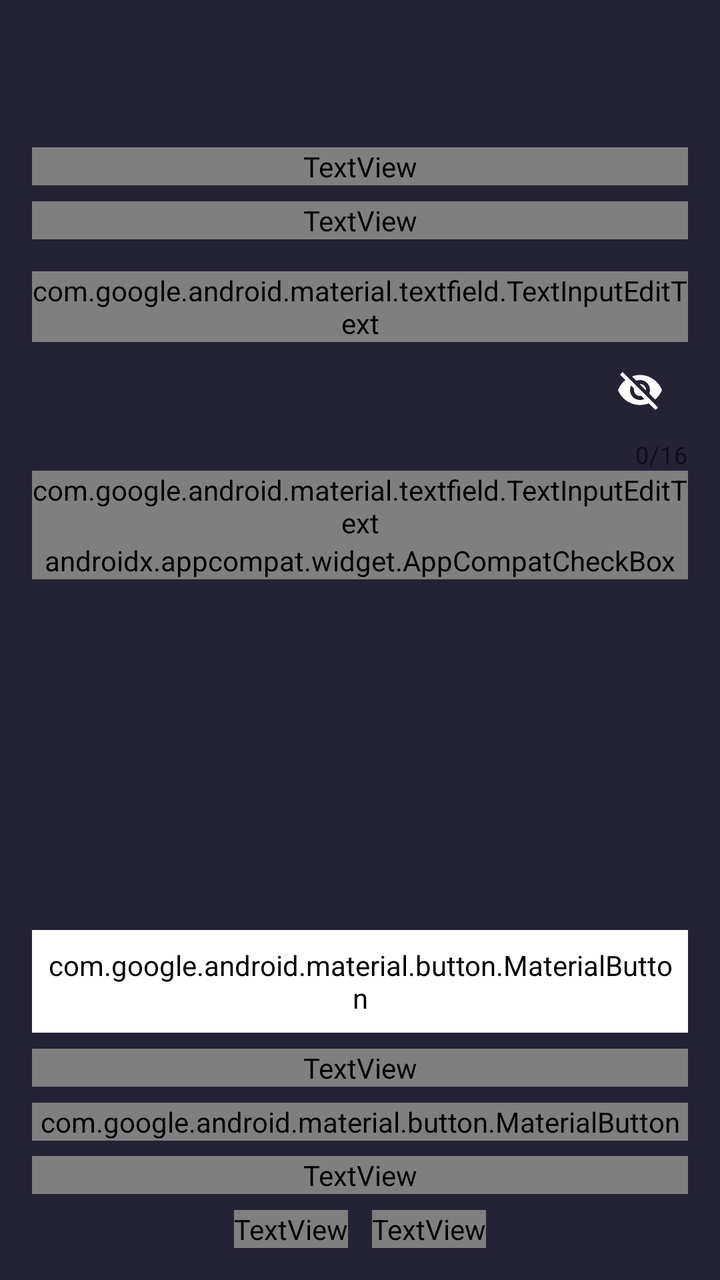
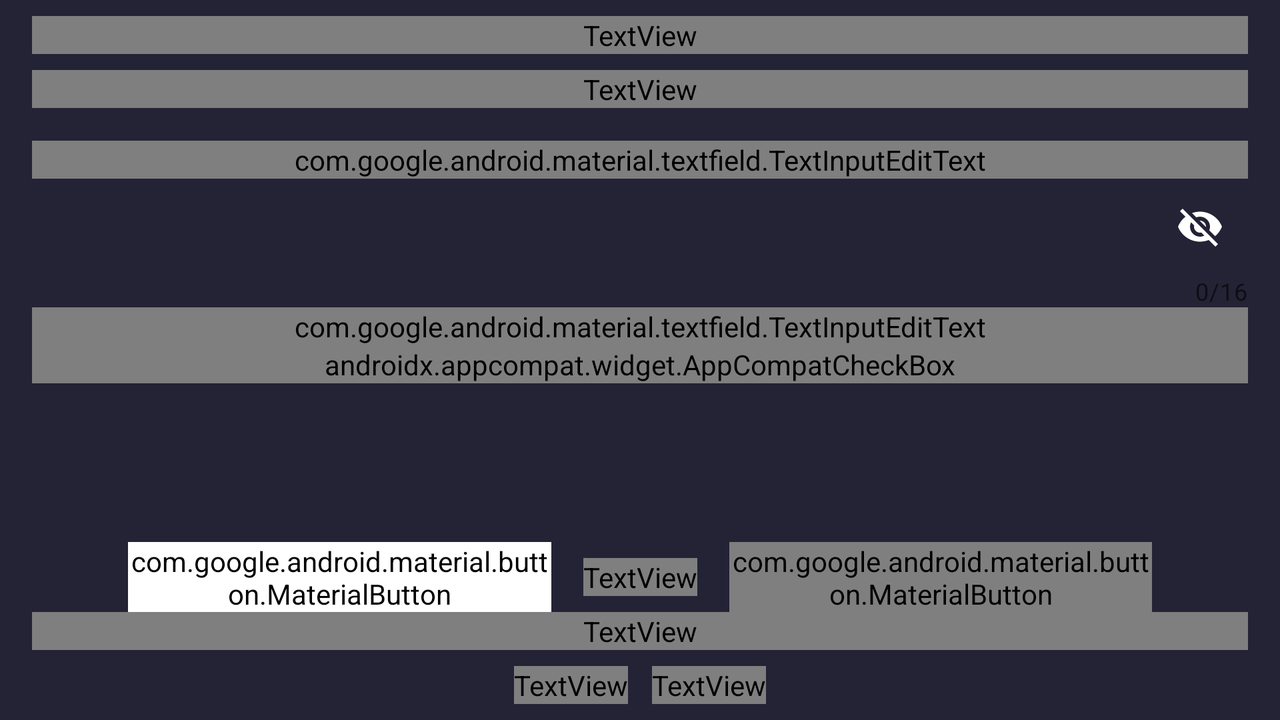

Two renders of one Android screen. The first uses the default layout on a phone; the second uses the alternative layout the repository ships for a different screen configuration, on a matching device. The two XML files are below.
<!-- AndroidManifest.xml: application theme Theme.MyProfile -->
<!-- res/layout/activity_auth.xml -->
<?xml version="1.0" encoding="utf-8"?>
<androidx.constraintlayout.widget.ConstraintLayout xmlns:android="http://schemas.android.com/apk/res/android"
    xmlns:tools="http://schemas.android.com/tools"
    android:layout_width="match_parent"
    android:layout_height="match_parent"
    xmlns:app="http://schemas.android.com/apk/res-auto"
    android:background="@color/view_color">

    <androidx.constraintlayout.widget.Guideline
        android:id="@+id/content_start"
        android:layout_width="0dp"
        android:layout_height="0dp"
        app:layout_constraintGuide_begin="@dimen/profile_guideline_vertical_margin"
        android:orientation="vertical"
        />

    <androidx.constraintlayout.widget.Guideline
        android:id="@+id/content_end"
        android:layout_width="0dp"
        android:layout_height="0dp"
        app:layout_constraintGuide_end="@dimen/profile_guideline_vertical_margin"
        android:orientation="vertical"
        />

    <androidx.constraintlayout.widget.Guideline
        android:id="@+id/content_top"
        android:layout_width="0dp"
        android:layout_height="0dp"
        app:layout_constraintGuide_begin="@dimen/profile_guideline_horizontal_margin"
        android:orientation="horizontal"
        />

    <androidx.constraintlayout.widget.Guideline
        android:id="@+id/content_bottom"
        android:layout_width="0dp"
        android:layout_height="0dp"
        app:layout_constraintGuide_end="@dimen/profile_guideline_horizontal_margin"
        android:orientation="horizontal"
        />


    <androidx.constraintlayout.helper.widget.Flow
        android:id="@+id/flow_title_text"
        android:layout_width="0dp"
        android:layout_height="wrap_content"
        app:constraint_referenced_ids="textview_label_1, textview_label_2"
        android:orientation="vertical"
        app:flow_verticalStyle="packed"
        app:flow_verticalGap="@dimen/margin_small"

        app:layout_constraintTop_toTopOf="@id/content_top"
        app:layout_constraintStart_toStartOf="@id/content_start"
        app:layout_constraintEnd_toEndOf="@id/content_end"
        app:layout_constraintBottom_toBottomOf="parent"
        app:layout_constraintVertical_bias="0.1"
        />

    <TextView
        android:id="@+id/textview_label_1"
        android:layout_width="0dp"
        android:layout_height="wrap_content"
        style="@style/open_sans_font"
        android:gravity="center"
        android:text="@string/let_s_get_acquainted"
        android:textColor="@color/main_text_color"
        android:textSize="@dimen/auth_title_text_size"
        />

    <TextView
        android:id="@+id/textview_label_2"
        style="@style/open_sans_font"
        android:layout_width="0dp"
        android:layout_height="wrap_content"
        android:gravity="center"
        android:text="@string/fill_out_the_profile_and_go_to_the_application"
        android:textColor="@color/main_text_color"
        android:textSize="@dimen/auth_text_size_medium"
        tools:ignore="MissingConstraints" />

    <androidx.constraintlayout.helper.widget.Flow
        android:id="@+id/flow_data_containers"
        android:layout_width="0dp"
        android:layout_height="wrap_content"
        app:constraint_referenced_ids="email_container, password_container, remember_me_checkbox"
        android:orientation="vertical"
        app:flow_verticalStyle="packed"
        android:layout_marginTop="@dimen/margin_medium"

        app:layout_constraintTop_toBottomOf="@id/flow_title_text"
        app:layout_constraintStart_toStartOf="@id/content_start"
        app:layout_constraintEnd_toEndOf="@id/content_end"
        />

    <com.google.android.material.textfield.TextInputLayout
        android:id="@+id/email_container"
        android:layout_width="0dp"
        android:layout_height="wrap_content"
        style="@style/edit_text_auth_activity"
        app:errorEnabled="true"
        app:helperTextTextColor="@color/color_error_msg">

        <com.google.android.material.textfield.TextInputEditText
            android:id="@+id/email_edit_text"
            android:layout_width="match_parent"
            android:layout_height="wrap_content"
            android:lines="1"
            android:textColor="@color/color_edit_text" />

    </com.google.android.material.textfield.TextInputLayout>

    <com.google.android.material.textfield.TextInputLayout
        android:id="@+id/password_container"
        android:layout_width="0dp"
        android:layout_height="wrap_content"
        style="@style/edit_text_auth_activity"
        app:counterEnabled="true"
        app:counterMaxLength="16"
        app:errorEnabled="true"

        app:passwordToggleEnabled="true"
        app:passwordToggleTint="@color/gray_edit_text"

        android:hint="@string/password"
        tools:ignore="MissingConstraints">

        <com.google.android.material.textfield.TextInputEditText
            android:id="@+id/password_edit_text"
            android:layout_width="match_parent"
            android:layout_height="wrap_content"
            android:inputType="textPassword"
            android:lines="1"
            android:maxLength="16"
            android:textColor="@color/color_edit_text" />

    </com.google.android.material.textfield.TextInputLayout>

    <androidx.appcompat.widget.AppCompatCheckBox
        android:id="@+id/remember_me_checkbox"
        style="@style/open_sans_font"
        android:layout_width="0dp"
        android:layout_height="wrap_content"

        android:buttonTint="@color/main_text_color"
        android:text="@string/remember_me"
        android:textColor="@color/gray_edit_text"
        android:textSize="@dimen/auth_text_size_big"
        tools:ignore="MissingConstraints" />

    <androidx.constraintlayout.helper.widget.Flow
        android:id="@+id/flow_buttons"
        android:layout_width="0dp"
        android:layout_height="wrap_content"
        app:constraint_referenced_ids="button_google, textview_or, button_register"
        android:orientation="vertical"
        app:flow_verticalStyle="packed"
        app:flow_verticalGap="@dimen/auth_buttons_gap"
        android:layout_marginBottom="@dimen/margin_medium"

        app:layout_constraintTop_toBottomOf="@+id/flow_data_containers"
        app:layout_constraintBottom_toTopOf="@id/textview_terms"
        app:layout_constraintVertical_bias="1"
        app:layout_constraintStart_toStartOf="@id/content_start"
        app:layout_constraintEnd_toEndOf="@id/content_end"
        />


    <com.google.android.material.button.MaterialButton
        android:id="@+id/button_google"
        style="@style/open_sans_font"
        android:layout_width="0dp"
        android:layout_height="wrap_content"

        app:cornerRadius="@dimen/auth_google_button_radius"
        app:icon="@drawable/google_btn_icon"
        app:iconGravity="textStart"
        app:iconTintMode="multiply"

        android:backgroundTint="@color/white"
        android:insetTop="0dp"
        android:insetBottom="0dp"
        android:padding="@dimen/padding_small"
        android:text="@string/google"
        android:textColor="@color/google_btn_text"
        android:textSize="@dimen/auth_button_text_size" />

    <TextView
        android:id="@+id/textview_or"
        style="@style/open_sans_font"
        android:layout_width="0dp"
        android:layout_height="wrap_content"
        android:gravity="center"
        android:text="@string/or"
        android:textColor="@color/main_text_color"
        android:textSize="@dimen/auth_text_size_largest"
        tools:ignore="MissingConstraints" />


    <com.google.android.material.button.MaterialButton
        android:id="@+id/button_register"
        android:layout_width="0dp"
        android:layout_height="wrap_content"

        style="@style/open_sans_font"
        android:gravity="center"
        android:text="@string/register"
        android:textAllCaps="true"
        android:textColor="@color/main_text_color"
        android:textSize="@dimen/auth_button_text_size"

        app:cornerRadius="@dimen/profile_view_contacts_corner_radius"
        android:insetTop="0dp"
        android:insetBottom="0dp"

        app:strokeColor="@color/orange"
        app:strokeWidth="@dimen/auth_register_button_stroke_width"
        tools:ignore="MissingConstraints" />

    <TextView
        android:id="@+id/textview_terms"
        android:layout_width="0dp"
        android:layout_height="wrap_content"
        android:layout_marginBottom="@dimen/margin_small"

        style="@style/open_sans_font"
        android:gravity="center"
        android:text="@string/terms_text_portrait"
        android:textColor="@color/main_text_color"
        android:textFontWeight="400"
        android:textSize="@dimen/auth_text_size_medium"

        app:layout_constraintStart_toStartOf="@id/content_start"
        app:layout_constraintEnd_toEndOf="@id/content_end"
        app:layout_constraintBottom_toTopOf="@id/flow_textview_sign_in"
        />

    <androidx.constraintlayout.helper.widget.Flow
        android:id="@+id/flow_textview_sign_in"
        android:layout_width="0dp"
        android:layout_height="wrap_content"
        app:constraint_referenced_ids="textview_have_acc, textview_sign_in"
        android:orientation="horizontal"
        app:flow_horizontalStyle="packed"
        app:flow_horizontalGap="@dimen/auth_sign_in_texts_gap"

        app:layout_constraintStart_toStartOf="@id/content_start"
        app:layout_constraintEnd_toEndOf="@id/content_end"
        app:layout_constraintBottom_toBottomOf="@id/content_bottom"
        />

    <TextView
        android:id="@+id/textview_have_acc"
        style="@style/open_sans_font"
        android:layout_width="wrap_content"
        android:layout_height="wrap_content"
        android:text="@string/already_have_an_account"
        android:textColor="@color/gray_edit_text"
        android:textSize="@dimen/auth_text_size_big"

        />

    <TextView
        android:id="@+id/textview_sign_in"
        android:layout_width="wrap_content"
        android:layout_height="wrap_content"

        style="@style/open_sans_font"
        android:text="@string/sign_in"
        android:textColor="@color/main_text_color"
        android:textSize="@dimen/auth_text_size_big"
        tools:ignore="MissingConstraints" />

</androidx.constraintlayout.widget.ConstraintLayout>
<!-- resources referenced by this layout -->
<resources>
  <color name="orange">#FB5E06</color>
  <color name="view_color">#242235</color>
  <color name="white">#FFFFFFFF</color>
  <dimen name="auth_button_text_size">16sp</dimen>
  <dimen name="auth_buttons_gap">8dp</dimen>
  <dimen name="auth_google_button_radius">6dp</dimen>
  <dimen name="auth_register_button_stroke_width">2dp</dimen>
  <dimen name="auth_sign_in_texts_gap">12dp</dimen>
  <dimen name="auth_text_size_big">14sp</dimen>
  <dimen name="auth_text_size_largest">18sp</dimen>
  <dimen name="auth_text_size_medium">12sp</dimen>
  <dimen name="auth_title_text_size">24sp</dimen>
  <dimen name="margin_medium">16dp</dimen>
  <dimen name="margin_small">8dp</dimen>
  <dimen name="padding_small">8dp</dimen>
  <dimen name="profile_guideline_horizontal_margin">16dp</dimen>
  <dimen name="profile_guideline_vertical_margin">16dp</dimen>
  <dimen name="profile_view_contacts_corner_radius">6dp</dimen>
  <string name="already_have_an_account">Already have an account?</string>
  <string name="fill_out_the_profile_and_go_to_the_application">Fill out the profile and go to the application!</string>
  <string name="google">Google</string>
  <string name="let_s_get_acquainted">Let\'s get acquainted</string>
  <string name="or">or</string>
  <string name="password">Password</string>
  <string name="register">Register</string>
  <string name="remember_me">Remember me</string>
  <string name="sign_in">Sign in</string>
  <string name="terms_text_portrait">By clicking Register you agree to our Terms\nand Conditions</string>
  <style name="edit_text_auth_activity">
          <item name="android:hint">@string/email</item>
          <item name="android:theme">@style/TextColor</item>
          <item name="barrierDirection">bottom</item>
          <item name="hintAnimationEnabled">@string/email</item>
          <item name="hintEnabled">true</item>
          <item name="hintTextColor">@color/gray_edit_text</item>
          <item name="expandedHintEnabled">true</item>
          <item name="android:textColorHint">@color/gray_edit_text</item>
          <item name="boxBackgroundMode">none</item>
      </style>
  <style name="open_sans_font">
          <item name="android:fontFamily">@font/open_sans_regular</item>
          <item name="android:textFontWeight">600</item>
      </style>
  <style name="Theme.MyProfile" parent="Theme.MaterialComponents.DayNight.NoActionBar">
          
          <item name="colorPrimary">@color/view_color</item>
          <item name="colorPrimaryVariant">@color/white</item>
          <item name="colorOnPrimary">@color/light_gray</item>
          
          <item name="colorSecondary">@color/orange</item>
          <item name="colorSecondaryVariant">@color/teal_700</item>
          <item name="colorOnSecondary">@color/black</item>
          
          <item name="android:statusBarColor">@color/view_color</item>
          
      </style>
  <string name="email">Email</string>
  <style name="TextColor" parent="Theme.AppCompat.Light">
          <item name="colorControlNormal">@color/gray_edit_text</item>
          <item name="colorControlActivated">@color/gray_edit_text</item>
      </style>
  <color name="light_gray">#D3D3D3</color>
  <color name="teal_700">#FF018786</color>
  <color name="black">#FF000000</color>
</resources>
<!-- res/layout-land/activity_auth.xml (the repository's variant of the layout above) -->
<!-- drawn on the phone turned sideways -->
<?xml version="1.0" encoding="utf-8"?>
<androidx.constraintlayout.widget.ConstraintLayout xmlns:android="http://schemas.android.com/apk/res/android"
    xmlns:tools="http://schemas.android.com/tools"
    android:layout_width="match_parent"
    android:layout_height="match_parent"
    xmlns:app="http://schemas.android.com/apk/res-auto"
    android:background="@color/view_color">

    <androidx.constraintlayout.widget.Guideline
        android:id="@+id/content_start"
        android:layout_width="0dp"
        android:layout_height="0dp"
        app:layout_constraintGuide_begin="@dimen/auth_guideline_vertical_margin"
        android:orientation="vertical"
        />

    <androidx.constraintlayout.widget.Guideline
        android:id="@+id/content_end"
        android:layout_width="0dp"
        android:layout_height="0dp"
        app:layout_constraintGuide_end="@dimen/auth_guideline_vertical_margin"
        android:orientation="vertical"
        />

    <androidx.constraintlayout.widget.Guideline
        android:id="@+id/content_top"
        android:layout_width="0dp"
        android:layout_height="0dp"
        app:layout_constraintGuide_begin="@dimen/auth_guideline_horizontal_margin_landscape"
        android:orientation="horizontal"
        />

    <androidx.constraintlayout.widget.Guideline
        android:id="@+id/content_bottom"
        android:layout_width="0dp"
        android:layout_height="0dp"
        app:layout_constraintGuide_end="@dimen/auth_guideline_horizontal_margin_landscape"
        android:orientation="horizontal"
        />


    <androidx.constraintlayout.helper.widget.Flow
        android:id="@+id/flow_title_text"
        android:layout_width="0dp"
        android:layout_height="wrap_content"
        app:constraint_referenced_ids="textview_label_1, textview_label_2"
        android:orientation="vertical"
        app:flow_verticalStyle="packed"
        app:flow_verticalGap="@dimen/margin_small"

        app:layout_constraintTop_toTopOf="@id/content_top"
        app:layout_constraintStart_toStartOf="@id/content_start"
        app:layout_constraintEnd_toEndOf="@id/content_end"
        />

    <TextView
        android:id="@+id/textview_label_1"
        android:layout_width="0dp"
        android:layout_height="wrap_content"
        style="@style/open_sans_font"
        android:gravity="center"
        android:text="@string/let_s_get_acquainted"
        android:textColor="@color/main_text_color"
        android:textSize="@dimen/auth_title_text_size_landscape"
        />

    <TextView
        android:id="@+id/textview_label_2"
        style="@style/open_sans_font"
        android:layout_width="0dp"
        android:layout_height="wrap_content"
        android:gravity="center"
        android:text="@string/fill_out_the_profile_and_go_to_the_application"
        android:textColor="@color/main_text_color"
        android:textSize="@dimen/auth_text_size_medium"
        tools:ignore="MissingConstraints" />

    <androidx.constraintlayout.helper.widget.Flow
        android:id="@+id/flow_data_containers"
        android:layout_width="0dp"
        android:layout_height="wrap_content"
        app:constraint_referenced_ids="email_container, password_container, remember_me_checkbox"
        android:orientation="vertical"
        app:flow_verticalStyle="packed"

        app:layout_constraintTop_toBottomOf="@id/flow_title_text"
        app:layout_constraintStart_toStartOf="@id/content_start"
        app:layout_constraintEnd_toEndOf="@id/content_end"
        />

    <com.google.android.material.textfield.TextInputLayout
        android:id="@+id/email_container"
        android:layout_width="0dp"
        android:layout_height="wrap_content"
        style="@style/edit_text_auth_activity"
        app:errorEnabled="true"
        app:helperTextTextColor="@color/color_error_msg">

        <com.google.android.material.textfield.TextInputEditText
            android:id="@+id/email_edit_text"
            android:layout_width="match_parent"
            android:layout_height="wrap_content"
            android:textSize="@dimen/auth_text_size_big"
            android:lines="1"
            android:textColor="@color/color_edit_text" />

    </com.google.android.material.textfield.TextInputLayout>

    <com.google.android.material.textfield.TextInputLayout
        android:id="@+id/password_container"
        android:layout_width="0dp"
        android:layout_height="wrap_content"
        style="@style/edit_text_auth_activity"
        app:counterEnabled="true"
        app:counterMaxLength="16"
        app:errorEnabled="true"

        app:passwordToggleEnabled="true"
        app:passwordToggleTint="@color/gray_edit_text"

        android:hint="@string/password"
        tools:ignore="MissingConstraints">

        <com.google.android.material.textfield.TextInputEditText
            android:id="@+id/password_edit_text"
            android:layout_width="match_parent"
            android:layout_height="wrap_content"
            android:textSize="@dimen/auth_text_size_big"
            android:inputType="textPassword"
            android:lines="1"
            android:maxLength="16"
            android:textColor="@color/color_edit_text" />

    </com.google.android.material.textfield.TextInputLayout>

    <androidx.appcompat.widget.AppCompatCheckBox
        android:id="@+id/remember_me_checkbox"
        android:layout_width="0dp"
        android:layout_height="wrap_content"
        style="@style/open_sans_font"

        android:buttonTint="@color/main_text_color"
        android:text="@string/remember_me"
        android:textColor="@color/gray_edit_text"
        android:textSize="@dimen/auth_text_size_big"
        tools:ignore="MissingConstraints" />

    <androidx.constraintlayout.helper.widget.Flow
        android:id="@+id/flow_buttons"
        android:layout_width="0dp"
        android:layout_height="wrap_content"
        app:constraint_referenced_ids="button_google, textview_or, button_register"
        android:orientation="horizontal"
        app:flow_horizontalStyle="packed"
        app:flow_horizontalGap="@dimen/margin_medium"

        android:layout_marginHorizontal="@dimen/auth_buttons_margin_horizontal"
        android:layout_marginBottom="@dimen/margin_small"

        app:layout_constraintTop_toBottomOf="@+id/flow_data_containers"
        app:layout_constraintBottom_toTopOf="@id/textview_terms"
        app:layout_constraintVertical_bias="1"
        app:layout_constraintStart_toStartOf="@id/content_start"
        app:layout_constraintEnd_toEndOf="@id/content_end"
        />


    <com.google.android.material.button.MaterialButton
        android:id="@+id/button_google"
        style="@style/open_sans_font"
        android:layout_width="0dp"
        android:layout_height="wrap_content"

        app:cornerRadius="@dimen/auth_google_button_radius"
        app:icon="@drawable/google_btn_icon"
        app:iconGravity="textStart"
        app:iconTintMode="multiply"

        android:backgroundTint="@color/white"
        android:insetTop="0dp"
        android:insetBottom="0dp"
        android:text="@string/google"
        android:textColor="@color/google_btn_text"
        android:textSize="@dimen/auth_button_text_size_landscape" />

    <TextView
        android:id="@+id/textview_or"
        style="@style/open_sans_font"
        android:layout_width="wrap_content"
        android:layout_height="wrap_content"
        android:gravity="center"
        android:text="@string/or"
        android:textColor="@color/main_text_color"
        android:textSize="@dimen/auth_text_size_largest"
        tools:ignore="MissingConstraints" />


    <com.google.android.material.button.MaterialButton
        android:id="@+id/button_register"
        android:layout_width="0dp"
        android:layout_height="wrap_content"

        style="@style/open_sans_font"
        android:gravity="center"
        android:text="@string/register"
        android:textAllCaps="true"
        android:textColor="@color/main_text_color"
        android:textSize="@dimen/auth_button_text_size_landscape"

        app:cornerRadius="@dimen/profile_view_contacts_corner_radius"
        android:insetTop="0dp"
        android:insetBottom="0dp"

        app:strokeColor="@color/orange"
        app:strokeWidth="@dimen/auth_register_button_stroke_width"
        tools:ignore="MissingConstraints" />

    <TextView
        android:id="@+id/textview_terms"
        android:layout_width="0dp"
        android:layout_height="wrap_content"
        android:layout_marginBottom="@dimen/margin_small"

        style="@style/open_sans_font"
        android:gravity="center"
        android:text="@string/terms_text_land"
        android:textColor="@color/main_text_color"
        android:textFontWeight="400"
        android:textSize="@dimen/auth_text_size_small"

        app:layout_constraintStart_toStartOf="@id/content_start"
        app:layout_constraintEnd_toEndOf="@id/content_end"
        app:layout_constraintBottom_toTopOf="@id/flow_textview_sign_in"
        />

    <androidx.constraintlayout.helper.widget.Flow
        android:id="@+id/flow_textview_sign_in"
        android:layout_width="0dp"
        android:layout_height="wrap_content"
        app:constraint_referenced_ids="textview_have_acc, textview_sign_in"
        android:orientation="horizontal"
        app:flow_horizontalStyle="packed"
        app:flow_horizontalGap="@dimen/auth_sign_in_texts_gap"

        app:layout_constraintStart_toStartOf="@id/content_start"
        app:layout_constraintEnd_toEndOf="@id/content_end"
        app:layout_constraintBottom_toBottomOf="@id/content_bottom"
        />

    <TextView
        android:id="@+id/textview_have_acc"
        style="@style/open_sans_font"
        android:layout_width="wrap_content"
        android:layout_height="wrap_content"
        android:text="@string/already_have_an_account"
        android:textColor="@color/gray_edit_text"
        android:textSize="@dimen/auth_text_size_medium"
        />

    <TextView
        android:id="@+id/textview_sign_in"
        android:layout_width="wrap_content"
        android:layout_height="wrap_content"

        style="@style/open_sans_font"
        android:text="@string/sign_in"
        android:textColor="@color/main_text_color"
        android:textSize="@dimen/auth_text_size_medium"
        tools:ignore="MissingConstraints" />

</androidx.constraintlayout.widget.ConstraintLayout>
<!-- resources referenced by the variant -->
<!-- as the phone turned sideways resolves them -->
<resources>
  <color name="orange">#FB5E06</color>
  <color name="view_color">#242235</color>
  <color name="white">#FFFFFFFF</color>
  <dimen name="auth_button_text_size_landscape">12sp</dimen>
  <dimen name="auth_buttons_margin_horizontal">48dp</dimen>
  <dimen name="auth_google_button_radius">6dp</dimen>
  <dimen name="auth_guideline_horizontal_margin_landscape">8dp</dimen>
  <dimen name="auth_guideline_vertical_margin">16dp</dimen>
  <dimen name="auth_register_button_stroke_width">2dp</dimen>
  <dimen name="auth_sign_in_texts_gap">12dp</dimen>
  <dimen name="auth_text_size_big">14sp</dimen>
  <dimen name="auth_text_size_largest">18sp</dimen>
  <dimen name="auth_text_size_medium">12sp</dimen>
  <dimen name="auth_text_size_small">8sp</dimen>
  <dimen name="auth_title_text_size_landscape">20sp</dimen>
  <dimen name="margin_medium">16dp</dimen>
  <dimen name="margin_small">8dp</dimen>
  <dimen name="profile_view_contacts_corner_radius">6dp</dimen>
  <string name="already_have_an_account">Already have an account?</string>
  <string name="fill_out_the_profile_and_go_to_the_application">Fill out the profile and go to the application!</string>
  <string name="google">Google</string>
  <string name="let_s_get_acquainted">Let\'s get acquainted</string>
  <string name="or">or</string>
  <string name="password">Password</string>
  <string name="register">Register</string>
  <string name="remember_me">Remember me</string>
  <string name="sign_in">Sign in</string>
  <string name="terms_text_land">By clicking Register you agree to our Terms and Conditions</string>
  <style name="edit_text_auth_activity">
          <item name="android:hint">@string/email</item>
          <item name="android:theme">@style/TextColor</item>
          <item name="barrierDirection">bottom</item>
          <item name="hintAnimationEnabled">@string/email</item>
          <item name="hintEnabled">true</item>
          <item name="hintTextColor">@color/gray_edit_text</item>
          <item name="expandedHintEnabled">true</item>
          <item name="android:textColorHint">@color/gray_edit_text</item>
          <item name="boxBackgroundMode">none</item>
      </style>
  <style name="open_sans_font">
          <item name="android:fontFamily">@font/open_sans_regular</item>
          <item name="android:textFontWeight">600</item>
      </style>
  <style name="Theme.MyProfile" parent="Theme.MaterialComponents.DayNight.NoActionBar">
          
          <item name="colorPrimary">@color/view_color</item>
          <item name="colorPrimaryVariant">@color/white</item>
          <item name="colorOnPrimary">@color/light_gray</item>
          
          <item name="colorSecondary">@color/orange</item>
          <item name="colorSecondaryVariant">@color/teal_700</item>
          <item name="colorOnSecondary">@color/black</item>
          
          <item name="android:statusBarColor">@color/view_color</item>
          
      </style>
  <string name="email">Email</string>
  <style name="TextColor" parent="Theme.AppCompat.Light">
          <item name="colorControlNormal">@color/gray_edit_text</item>
          <item name="colorControlActivated">@color/gray_edit_text</item>
      </style>
  <color name="light_gray">#D3D3D3</color>
  <color name="teal_700">#FF018786</color>
  <color name="black">#FF000000</color>
</resources>
